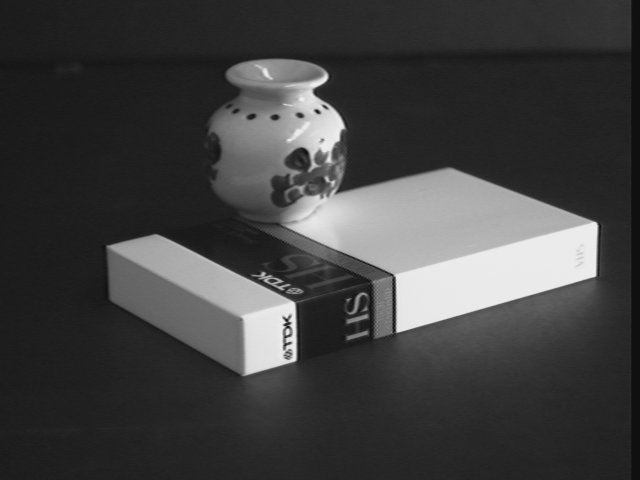
#> input picture task01/Task01.jpg, 640 x 480 px
$ python task1.py
#> lines starting #> are read from the running program, lines starting #| are printed output that depends on the picture
import cv2
import numpy as np
import matplotlib

cap = cv2.imread("Task01.jpg")
#> cap is the input picture: shape (480, 640, 3); min 9, max 244, mean 64.9


def  My_Edge_Filter(Original_Image, SIGMA):

#> called with SIGMA = 3
    kernel = np.array([[1,0,-1],[1,0,-1],[1,0,-1],])# guassian kernel

    grey_img = cv2.filter2D(Original_Image,-1,kernel) #smoothning of img
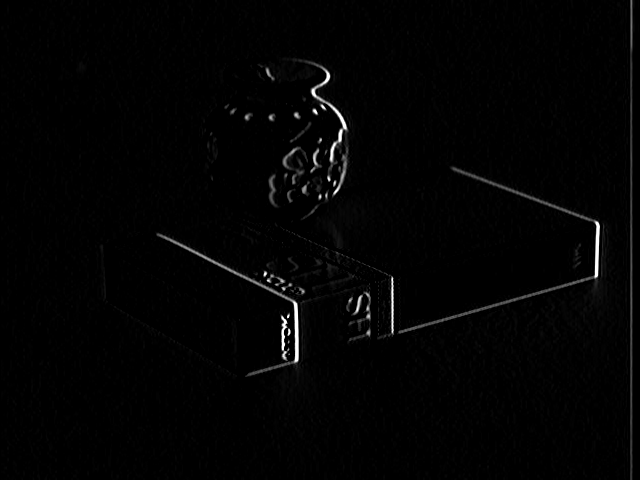
#> grey_img: shape (480, 640, 3); min 0, max 255, mean 3.2


    sobel_Kx = np.array([[-1, 0, 1], [-2, 0, 2], [-1, 0, 1]])
    sobel_Ky = np.array([[1, 2, 1], [0, 0, 0], [-1, -2, -1]])


    # detemination of gradient in X and gradient in Y
    Dx = cv2.filter2D(grey_img,-1,sobel_Kx)
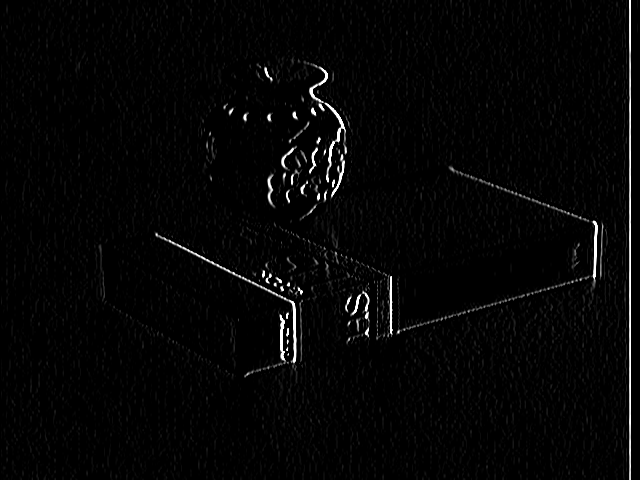
#> Dx: shape (480, 640, 3); min 0, max 255, mean 5.3
    Dy = cv2.filter2D(grey_img,-1,sobel_Ky)
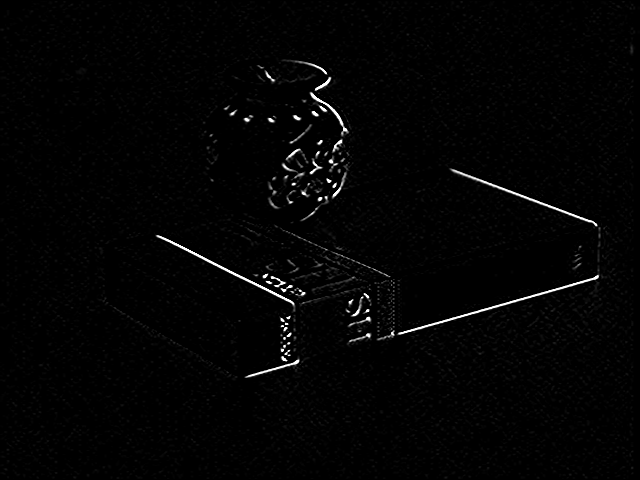
#> Dy: shape (480, 640, 3); min 0, max 255, mean 3.8


    inte = np.sqrt(np.square(Dx) + np.square(Dy))
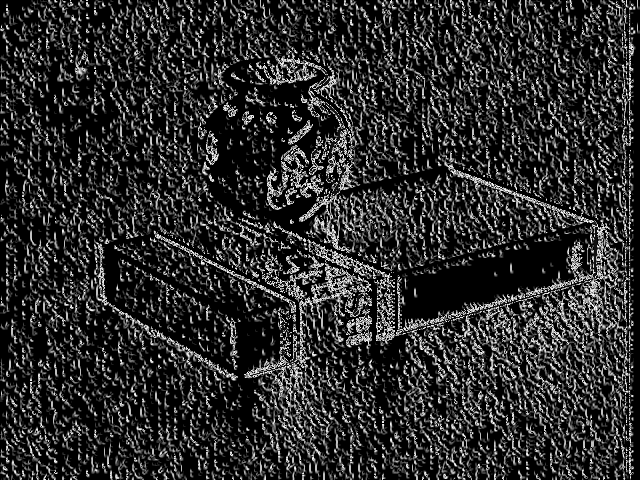
#> inte: shape (480, 640, 3) float16; min 0, max 15.81, mean 2.79; drawn with min black and max white

    inte *= 255.0 / inte.max()

    edge = cv2.addWeighted(Dx,0.5,Dy,0.5,0)
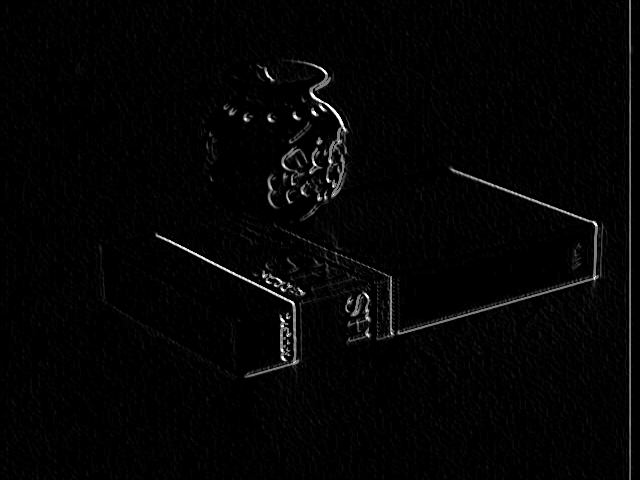
#> edge: shape (480, 640, 3); min 0, max 255, mean 4.5


    # oreantation determination
    oreantation = np.arctan2(Dy, Dx)
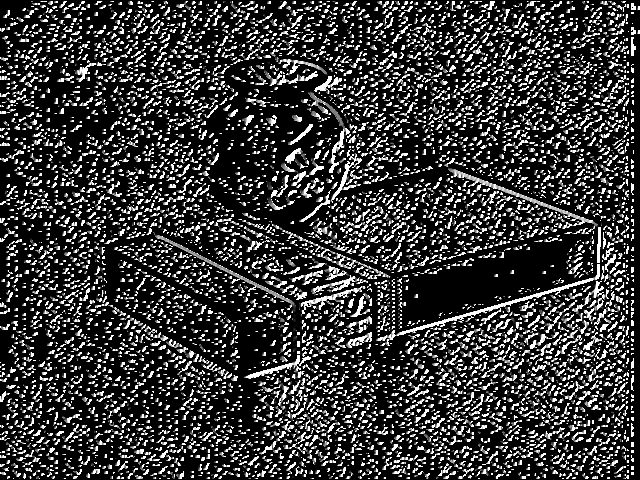
#> oreantation: shape (480, 640, 3) float16; min 0, max 1.57, mean 0.351; drawn with min black and max white

    cv2.imshow("Dx",Dx )
    cv2.imshow("Dy",Dy )
    cv2.imshow("edge",edge )


    cv2.waitKey(0)


    return (edge,inte,oreantation)


edge ,e_int, orr = My_Edge_Filter(cap,3)
